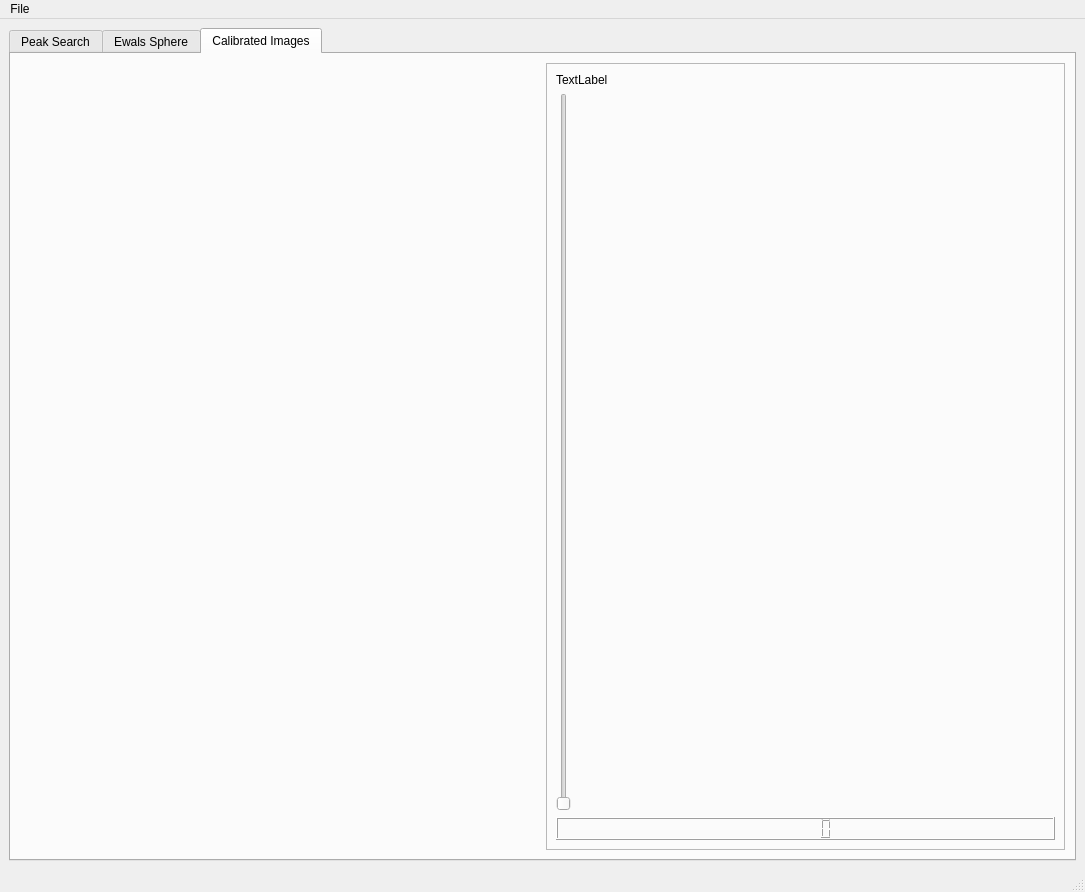
<?xml version="1.0" encoding="UTF-8"?>
<ui version="4.0">
 <class>MainWindow</class>
 <widget class="QMainWindow" name="MainWindow">
  <property name="geometry">
   <rect>
    <x>0</x>
    <y>0</y>
    <width>1085</width>
    <height>892</height>
   </rect>
  </property>
  <property name="windowTitle">
   <string>MainWindow</string>
  </property>
  <widget class="QWidget" name="centralwidget">
   <layout class="QHBoxLayout" name="horizontalLayout_24">
    <item>
     <widget class="QTabWidget" name="tabWidget">
      <property name="currentIndex">
       <number>2</number>
      </property>
      <widget class="QWidget" name="tab">
       <attribute name="title">
        <string>Peak Search</string>
       </attribute>
       <layout class="QVBoxLayout" name="verticalLayout_5">
        <item>
         <widget class="QFrame" name="main_frame">
          <property name="frameShape">
           <enum>QFrame::StyledPanel</enum>
          </property>
          <property name="frameShadow">
           <enum>QFrame::Raised</enum>
          </property>
          <layout class="QVBoxLayout" name="verticalLayout">
           <item>
            <widget class="QFrame" name="frame_2">
             <property name="frameShape">
              <enum>QFrame::StyledPanel</enum>
             </property>
             <property name="frameShadow">
              <enum>QFrame::Raised</enum>
             </property>
             <layout class="QHBoxLayout" name="horizontalLayout_2">
              <item>
               <widget class="mplwidget" name="widget" native="true"/>
              </item>
              <item>
               <widget class="QFrame" name="frame_3">
                <property name="frameShape">
                 <enum>QFrame::StyledPanel</enum>
                </property>
                <property name="frameShadow">
                 <enum>QFrame::Raised</enum>
                </property>
                <layout class="QVBoxLayout" name="verticalLayout_2">
                 <item>
                  <widget class="QFrame" name="frame_Int">
                   <property name="sizePolicy">
                    <sizepolicy hsizetype="Maximum" vsizetype="Minimum">
                     <horstretch>0</horstretch>
                     <verstretch>0</verstretch>
                    </sizepolicy>
                   </property>
                   <property name="minimumSize">
                    <size>
                     <width>400</width>
                     <height>45</height>
                    </size>
                   </property>
                   <property name="toolTip">
                    <string>&lt;html&gt;&lt;head/&gt;&lt;body&gt;&lt;p&gt;Intensity&lt;/p&gt;&lt;/body&gt;&lt;/html&gt;</string>
                   </property>
                   <property name="frameShape">
                    <enum>QFrame::StyledPanel</enum>
                   </property>
                   <property name="frameShadow">
                    <enum>QFrame::Raised</enum>
                   </property>
                   <layout class="QHBoxLayout" name="horizontalLayout_3">
                    <item>
                     <widget class="QLabel" name="label_4">
                      <property name="text">
                       <string>Int</string>
                      </property>
                     </widget>
                    </item>
                    <item>
                     <widget class="QSlider" name="horizontalSlider">
                      <property name="orientation">
                       <enum>Qt::Horizontal</enum>
                      </property>
                     </widget>
                    </item>
                    <item>
                     <widget class="QLCDNumber" name="lcdNumber">
                      <property name="minimumSize">
                       <size>
                        <width>0</width>
                        <height>0</height>
                       </size>
                      </property>
                     </widget>
                    </item>
                   </layout>
                  </widget>
                 </item>
                 <item>
                  <widget class="QFrame" name="frame_dist">
                   <property name="sizePolicy">
                    <sizepolicy hsizetype="Maximum" vsizetype="Minimum">
                     <horstretch>0</horstretch>
                     <verstretch>0</verstretch>
                    </sizepolicy>
                   </property>
                   <property name="minimumSize">
                    <size>
                     <width>400</width>
                     <height>45</height>
                    </size>
                   </property>
                   <property name="frameShape">
                    <enum>QFrame::StyledPanel</enum>
                   </property>
                   <property name="frameShadow">
                    <enum>QFrame::Raised</enum>
                   </property>
                   <layout class="QHBoxLayout" name="horizontalLayout_9">
                    <item>
                     <widget class="QLabel" name="label_25">
                      <property name="text">
                       <string>dist</string>
                      </property>
                     </widget>
                    </item>
                    <item>
                     <widget class="QSlider" name="horizontalSlider_12">
                      <property name="orientation">
                       <enum>Qt::Horizontal</enum>
                      </property>
                     </widget>
                    </item>
                    <item>
                     <widget class="QLCDNumber" name="lcdNumber_2"/>
                    </item>
                   </layout>
                  </widget>
                 </item>
                 <item>
                  <widget class="QFrame" name="frame_rad">
                   <property name="sizePolicy">
                    <sizepolicy hsizetype="Maximum" vsizetype="Minimum">
                     <horstretch>0</horstretch>
                     <verstretch>0</verstretch>
                    </sizepolicy>
                   </property>
                   <property name="minimumSize">
                    <size>
                     <width>400</width>
                     <height>45</height>
                    </size>
                   </property>
                   <property name="frameShape">
                    <enum>QFrame::StyledPanel</enum>
                   </property>
                   <property name="frameShadow">
                    <enum>QFrame::Raised</enum>
                   </property>
                   <layout class="QHBoxLayout" name="horizontalLayout_4">
                    <item>
                     <widget class="QLabel" name="label_9">
                      <property name="text">
                       <string>rad</string>
                      </property>
                     </widget>
                    </item>
                    <item>
                     <widget class="QSlider" name="horizontalSlider_4">
                      <property name="orientation">
                       <enum>Qt::Horizontal</enum>
                      </property>
                     </widget>
                    </item>
                    <item>
                     <widget class="QLCDNumber" name="lcdNumber_3"/>
                    </item>
                   </layout>
                  </widget>
                 </item>
                 <item>
                  <widget class="QFrame" name="frame_Sym">
                   <property name="sizePolicy">
                    <sizepolicy hsizetype="Maximum" vsizetype="Preferred">
                     <horstretch>0</horstretch>
                     <verstretch>0</verstretch>
                    </sizepolicy>
                   </property>
                   <property name="minimumSize">
                    <size>
                     <width>400</width>
                     <height>45</height>
                    </size>
                   </property>
                   <property name="frameShape">
                    <enum>QFrame::StyledPanel</enum>
                   </property>
                   <property name="frameShadow">
                    <enum>QFrame::Raised</enum>
                   </property>
                   <layout class="QHBoxLayout" name="horizontalLayout_6">
                    <item>
                     <widget class="QLabel" name="label_13">
                      <property name="text">
                       <string>sym</string>
                      </property>
                     </widget>
                    </item>
                    <item>
                     <widget class="QSlider" name="horizontalSlider_6">
                      <property name="orientation">
                       <enum>Qt::Horizontal</enum>
                      </property>
                     </widget>
                    </item>
                    <item>
                     <widget class="QLCDNumber" name="lcdNumber_4"/>
                    </item>
                   </layout>
                  </widget>
                 </item>
                 <item>
                  <widget class="QPushButton" name="pushButton_2">
                   <property name="maximumSize">
                    <size>
                     <width>75</width>
                     <height>16777215</height>
                    </size>
                   </property>
                   <property name="text">
                    <string>Apply to all</string>
                   </property>
                  </widget>
                 </item>
                 <item>
                  <spacer name="verticalSpacer">
                   <property name="orientation">
                    <enum>Qt::Vertical</enum>
                   </property>
                   <property name="sizeHint" stdset="0">
                    <size>
                     <width>20</width>
                     <height>337</height>
                    </size>
                   </property>
                  </spacer>
                 </item>
                 <item>
                  <widget class="QFrame" name="frame_contrast">
                   <property name="sizePolicy">
                    <sizepolicy hsizetype="Maximum" vsizetype="Minimum">
                     <horstretch>0</horstretch>
                     <verstretch>0</verstretch>
                    </sizepolicy>
                   </property>
                   <property name="minimumSize">
                    <size>
                     <width>400</width>
                     <height>45</height>
                    </size>
                   </property>
                   <property name="frameShape">
                    <enum>QFrame::StyledPanel</enum>
                   </property>
                   <property name="frameShadow">
                    <enum>QFrame::Raised</enum>
                   </property>
                   <layout class="QHBoxLayout" name="horizontalLayout_7">
                    <item>
                     <widget class="QLabel" name="label_17">
                      <property name="text">
                       <string>Int</string>
                      </property>
                     </widget>
                    </item>
                    <item>
                     <widget class="QSlider" name="horizontalSlider_8">
                      <property name="orientation">
                       <enum>Qt::Horizontal</enum>
                      </property>
                     </widget>
                    </item>
                    <item>
                     <widget class="QLCDNumber" name="lcdNumber_5"/>
                    </item>
                   </layout>
                  </widget>
                 </item>
                </layout>
               </widget>
              </item>
             </layout>
            </widget>
           </item>
           <item>
            <widget class="QFrame" name="frame_3D">
             <property name="frameShape">
              <enum>QFrame::StyledPanel</enum>
             </property>
             <property name="frameShadow">
              <enum>QFrame::Raised</enum>
             </property>
             <layout class="QHBoxLayout" name="horizontalLayout">
              <item>
               <widget class="QPushButton" name="pushButton">
                <property name="text">
                 <string>create 3D</string>
                </property>
               </widget>
              </item>
              <item>
               <widget class="QLabel" name="label">
                <property name="text">
                 <string>px</string>
                </property>
               </widget>
              </item>
              <item>
               <widget class="QSpinBox" name="spinBox"/>
              </item>
              <item>
               <widget class="QLabel" name="label_2">
                <property name="text">
                 <string>ref</string>
                </property>
               </widget>
              </item>
              <item>
               <widget class="QSpinBox" name="spinBox_2"/>
              </item>
              <item>
               <widget class="QCheckBox" name="checkBox">
                <property name="text">
                 <string>Optimize 
 scale</string>
                </property>
               </widget>
              </item>
              <item>
               <spacer name="horizontalSpacer">
                <property name="orientation">
                 <enum>Qt::Horizontal</enum>
                </property>
                <property name="sizeHint" stdset="0">
                 <size>
                  <width>667</width>
                  <height>20</height>
                 </size>
                </property>
               </spacer>
              </item>
             </layout>
            </widget>
           </item>
          </layout>
         </widget>
        </item>
       </layout>
      </widget>
      <widget class="QWidget" name="tab_2">
       <attribute name="title">
        <string>Ewals Sphere</string>
       </attribute>
       <layout class="QHBoxLayout" name="horizontalLayout_8">
        <item>
         <widget class="mplwidget" name="widget_2" native="true">
          <widget class="QFrame" name="frame">
           <property name="geometry">
            <rect>
             <x>691</x>
             <y>0</y>
             <width>194</width>
             <height>375</height>
            </rect>
           </property>
           <property name="frameShape">
            <enum>QFrame::StyledPanel</enum>
           </property>
           <property name="frameShadow">
            <enum>QFrame::Raised</enum>
           </property>
           <layout class="QVBoxLayout" name="verticalLayout_9">
            <item>
             <widget class="QPushButton" name="pushButton_5">
              <property name="text">
               <string>Find Cell</string>
              </property>
             </widget>
            </item>
            <item>
             <widget class="QGroupBox" name="groupBox">
              <property name="title">
               <string>manual indexing</string>
              </property>
              <layout class="QVBoxLayout" name="verticalLayout_7">
               <item>
                <widget class="QComboBox" name="comboBox">
                 <item>
                  <property name="text">
                   <string>a*</string>
                  </property>
                 </item>
                 <item>
                  <property name="text">
                   <string>b*</string>
                  </property>
                 </item>
                 <item>
                  <property name="text">
                   <string>c*</string>
                  </property>
                 </item>
                </widget>
               </item>
               <item>
                <widget class="QFrame" name="frame_4">
                 <property name="frameShape">
                  <enum>QFrame::StyledPanel</enum>
                 </property>
                 <property name="frameShadow">
                  <enum>QFrame::Raised</enum>
                 </property>
                 <layout class="QHBoxLayout" name="horizontalLayout_10">
                  <item>
                   <widget class="QPushButton" name="pushButton_3">
                    <property name="text">
                     <string>Define</string>
                    </property>
                   </widget>
                  </item>
                  <item>
                   <widget class="QLabel" name="label_5">
                    <property name="text">
                     <string>n.</string>
                    </property>
                   </widget>
                  </item>
                  <item>
                   <widget class="QSpinBox" name="spinBox_3"/>
                  </item>
                 </layout>
                </widget>
               </item>
               <item>
                <widget class="QPushButton" name="pushButton_4">
                 <property name="text">
                  <string>Allign</string>
                 </property>
                </widget>
               </item>
               <item>
                <widget class="QPushButton" name="pushButton_10">
                 <property name="text">
                  <string>Define Cell</string>
                 </property>
                </widget>
               </item>
               <item>
                <widget class="QPushButton" name="pushButton_11">
                 <property name="text">
                  <string>Search Standard Cell</string>
                 </property>
                </widget>
               </item>
              </layout>
             </widget>
            </item>
            <item>
             <widget class="QGroupBox" name="groupBox_2">
              <property name="title">
               <string>Rotations</string>
              </property>
              <layout class="QVBoxLayout" name="verticalLayout_8">
               <item>
                <widget class="QComboBox" name="comboBox_2">
                 <item>
                  <property name="text">
                   <string>x</string>
                  </property>
                 </item>
                 <item>
                  <property name="text">
                   <string>y</string>
                  </property>
                 </item>
                 <item>
                  <property name="text">
                   <string>z</string>
                  </property>
                 </item>
                </widget>
               </item>
               <item>
                <widget class="QFrame" name="frame_5">
                 <property name="frameShape">
                  <enum>QFrame::StyledPanel</enum>
                 </property>
                 <property name="frameShadow">
                  <enum>QFrame::Raised</enum>
                 </property>
                 <layout class="QHBoxLayout" name="horizontalLayout_11">
                  <item>
                   <widget class="QPushButton" name="pushButton_6">
                    <property name="text">
                     <string>Rotate</string>
                    </property>
                   </widget>
                  </item>
                  <item>
                   <widget class="QSpinBox" name="spinBox_4"/>
                  </item>
                 </layout>
                </widget>
               </item>
               <item>
                <widget class="QPushButton" name="pushButton_7">
                 <property name="text">
                  <string>Reinitialize</string>
                 </property>
                </widget>
               </item>
              </layout>
             </widget>
            </item>
           </layout>
          </widget>
         </widget>
        </item>
       </layout>
      </widget>
      <widget class="QWidget" name="tab_3">
       <property name="layoutDirection">
        <enum>Qt::LeftToRight</enum>
       </property>
       <attribute name="title">
        <string>Calibrated Images</string>
       </attribute>
       <layout class="QHBoxLayout" name="horizontalLayout_23">
        <item>
         <widget class="mplwidget" name="widget_5" native="true"/>
        </item>
        <item>
         <widget class="QFrame" name="frame_6">
          <property name="frameShape">
           <enum>QFrame::StyledPanel</enum>
          </property>
          <property name="frameShadow">
           <enum>QFrame::Raised</enum>
          </property>
          <layout class="QVBoxLayout" name="verticalLayout_10">
           <item>
            <widget class="QLabel" name="label_7">
             <property name="text">
              <string>TextLabel</string>
             </property>
            </widget>
           </item>
           <item>
            <widget class="QSlider" name="verticalSlider">
             <property name="layoutDirection">
              <enum>Qt::LeftToRight</enum>
             </property>
             <property name="orientation">
              <enum>Qt::Vertical</enum>
             </property>
            </widget>
           </item>
           <item>
            <widget class="QLCDNumber" name="lcdNumber_16"/>
           </item>
          </layout>
         </widget>
        </item>
       </layout>
      </widget>
     </widget>
    </item>
   </layout>
  </widget>
  <widget class="QMenuBar" name="menubar">
   <property name="geometry">
    <rect>
     <x>0</x>
     <y>0</y>
     <width>1085</width>
     <height>21</height>
    </rect>
   </property>
   <widget class="QMenu" name="menuFile">
    <property name="title">
     <string>File</string>
    </property>
    <addaction name="actionopen_sqi"/>
    <addaction name="actionsave"/>
   </widget>
   <addaction name="menuFile"/>
  </widget>
  <widget class="QStatusBar" name="statusbar"/>
  <action name="actionopen_sqi">
   <property name="text">
    <string>open sqi</string>
   </property>
  </action>
  <action name="actionsave">
   <property name="text">
    <string>save </string>
   </property>
  </action>
 </widget>
 <customwidgets>
  <customwidget>
   <class>mplwidget</class>
   <extends>QWidget</extends>
   <header location="global">mplwidget.h</header>
   <container>1</container>
  </customwidget>
 </customwidgets>
 <tabstops>
  <tabstop>horizontalSlider_4</tabstop>
  <tabstop>horizontalSlider_6</tabstop>
  <tabstop>pushButton_2</tabstop>
  <tabstop>horizontalSlider_8</tabstop>
  <tabstop>pushButton</tabstop>
  <tabstop>spinBox</tabstop>
  <tabstop>spinBox_2</tabstop>
  <tabstop>checkBox</tabstop>
  <tabstop>tabWidget</tabstop>
  <tabstop>horizontalSlider_12</tabstop>
 </tabstops>
 <resources/>
 <connections>
  <connection>
   <sender>horizontalSlider_12</sender>
   <signal>valueChanged(int)</signal>
   <receiver>lcdNumber_2</receiver>
   <slot>display(int)</slot>
   <hints>
    <hint type="sourcelabel">
     <x>753</x>
     <y>190</y>
    </hint>
    <hint type="destinationlabel">
     <x>886</x>
     <y>190</y>
    </hint>
   </hints>
  </connection>
  <connection>
   <sender>horizontalSlider_8</sender>
   <signal>valueChanged(int)</signal>
   <receiver>lcdNumber_5</receiver>
   <slot>display(int)</slot>
   <hints>
    <hint type="sourcelabel">
     <x>759</x>
     <y>682</y>
    </hint>
    <hint type="destinationlabel">
     <x>885</x>
     <y>680</y>
    </hint>
   </hints>
  </connection>
  <connection>
   <sender>horizontalSlider_4</sender>
   <signal>valueChanged(int)</signal>
   <receiver>lcdNumber_3</receiver>
   <slot>display(int)</slot>
   <hints>
    <hint type="sourcelabel">
     <x>698</x>
     <y>240</y>
    </hint>
    <hint type="destinationlabel">
     <x>874</x>
     <y>244</y>
    </hint>
   </hints>
  </connection>
  <connection>
   <sender>horizontalSlider_6</sender>
   <signal>valueChanged(int)</signal>
   <receiver>lcdNumber_4</receiver>
   <slot>display(int)</slot>
   <hints>
    <hint type="sourcelabel">
     <x>646</x>
     <y>295</y>
    </hint>
    <hint type="destinationlabel">
     <x>864</x>
     <y>300</y>
    </hint>
   </hints>
  </connection>
 </connections>
</ui>
